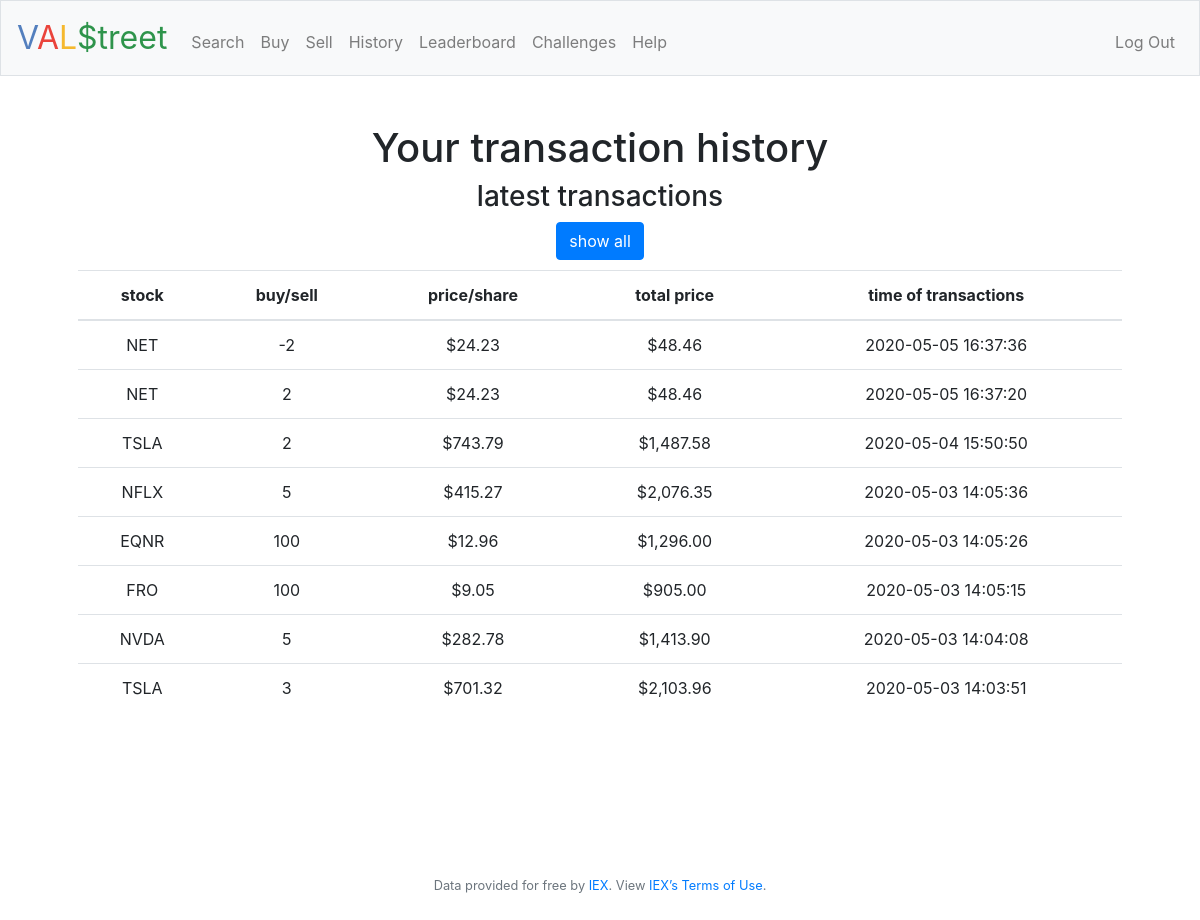
The app's page /history (signed in), older data.
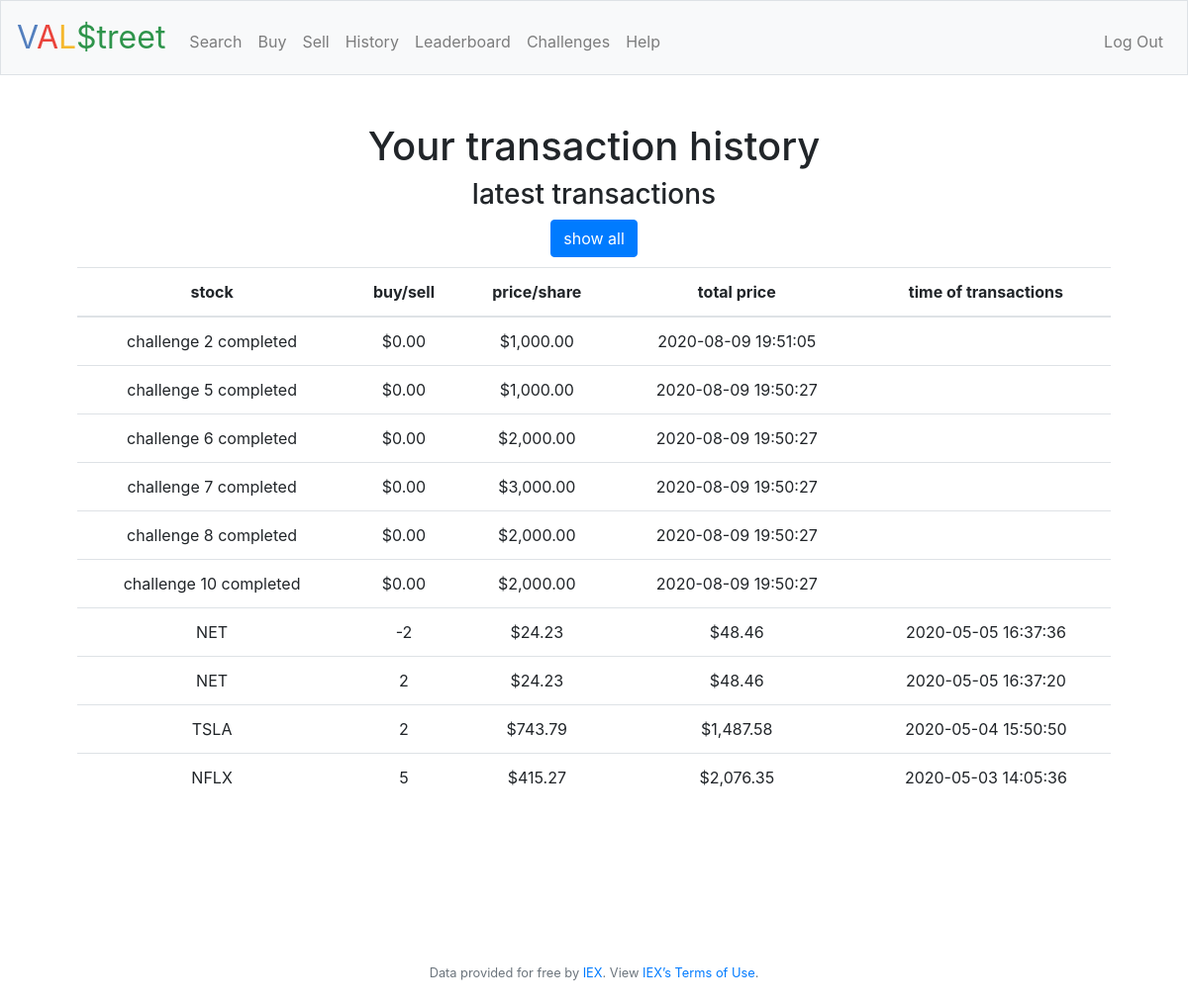
The same page, newer data.
### tables this page shows
CREATE TABLE transactions (username TEXT NOT NULL, buy INTEGER, sell INTEGER, stock TEXT NOT NULL, price_per_stock FLOAT, total_price FLOAT, time DATETIME);

### application.py (the view)
@app.route("/history")
@login_required
def history():
    user_id = session["user_id"]
    username = user_name(user_id)
    transaction = toptransactions(username)
    return render_template("history.html", transactions = transaction)

### application.py (called while the page is built)
@app.after_request
def after_request(response):
    response.headers["Cache-Control"] = "no-cache, no-store, must-revalidate"
    response.headers["Expires"] = 0
    response.headers["Pragma"] = "no-cache"
    return response

### helpers.py (called while the page is built)
def login_required(f):
    @wraps(f)
    def decorated_function(*args, **kwargs):
        if session.get("user_id") is None:
            return redirect("/login")
        return f(*args, **kwargs)
    return decorated_function

def usd(value):
    return f"${value:,.2f}"

### myfunctions.py (called while the page is built)
def user_name(user_id):
    user = user_id
    usernamex = db.execute("SELECT username FROM users WHERE id = :user_id", user_id = user)
    username = usernamex[0]["username"]
    return username

### templates/history.html (shortened to what this page needs)
{% extends "layout.html" %}
{% block main %}
    <h1>Your transaction history</h1>
    <h3>latest transactions</h3>
    <a href='http://www.3683b9ee-b9dd-414e-a791-5c3fa8be7f93-ide.cs50.xyz/history2'><button style="margin-bottom:10px;" class="btn btn-primary">show all</button></a>
    <table class="table table-stripend">
        <thead>
            <tr>
                <th>stock</th>
                <th>buy/sell</th>
                <th>price/share</th>
                <th>total price</th>
                <th>time of transactions</th>
            </tr>
        </thead>
        <tbody>
        {% for row in transactions %}
            <tr>
                <td>{{ row[0] }}</td>
                <td>{{ row[1] }}</td>
                <td>{{ row[2] }}</td>
                <td>{{ row[3] }}</td>
                <td>{{ row[4] }}</td>
            </tr>
        {% endfor %}
        </tbody>
    </table>
{% endblock %}

Row changes from the older to the newer data that the page shows:
no longer on this page (row unchanged): transactions: stock "EQNR", buy "100", price_per_stock "$12.96", total_price "$1,296.00", time "2020-05-03 14:05:26"
no longer on this page (row unchanged): transactions: stock "FRO", buy "100", sell "$9.05", total_price "$905.00", time "2020-05-03 14:05:15"
no longer on this page (row unchanged): transactions: stock "NVDA", buy "5", price_per_stock "$282.78", total_price "$1,413.90", time "2020-05-03 14:04:08"
no longer on this page (row unchanged): transactions: stock "TSLA", buy "3", sell "$701.32", total_price "$2,103.96", time "2020-05-03 14:03:51"
added transactions: stock "challenge 2 completed", buy "$0.00", sell "$1,000.00", time "2020-08-09 19:51:05"
added transactions: stock "challenge 5 completed", buy "$0.00", sell "$1,000.00", time "2020-08-09 19:50:27"
added transactions: stock "challenge 6 completed", buy "$0.00", sell "$2,000.00", time "2020-08-09 19:50:27"
added transactions: stock "challenge 7 completed", buy "$0.00", sell "$3,000.00", time "2020-08-09 19:50:27"
added transactions: stock "challenge 8 completed", buy "$0.00", sell "$2,000.00", time "2020-08-09 19:50:27"
added transactions: stock "challenge 10 completed", buy "$0.00", sell "$2,000.00", time "2020-08-09 19:50:27"
